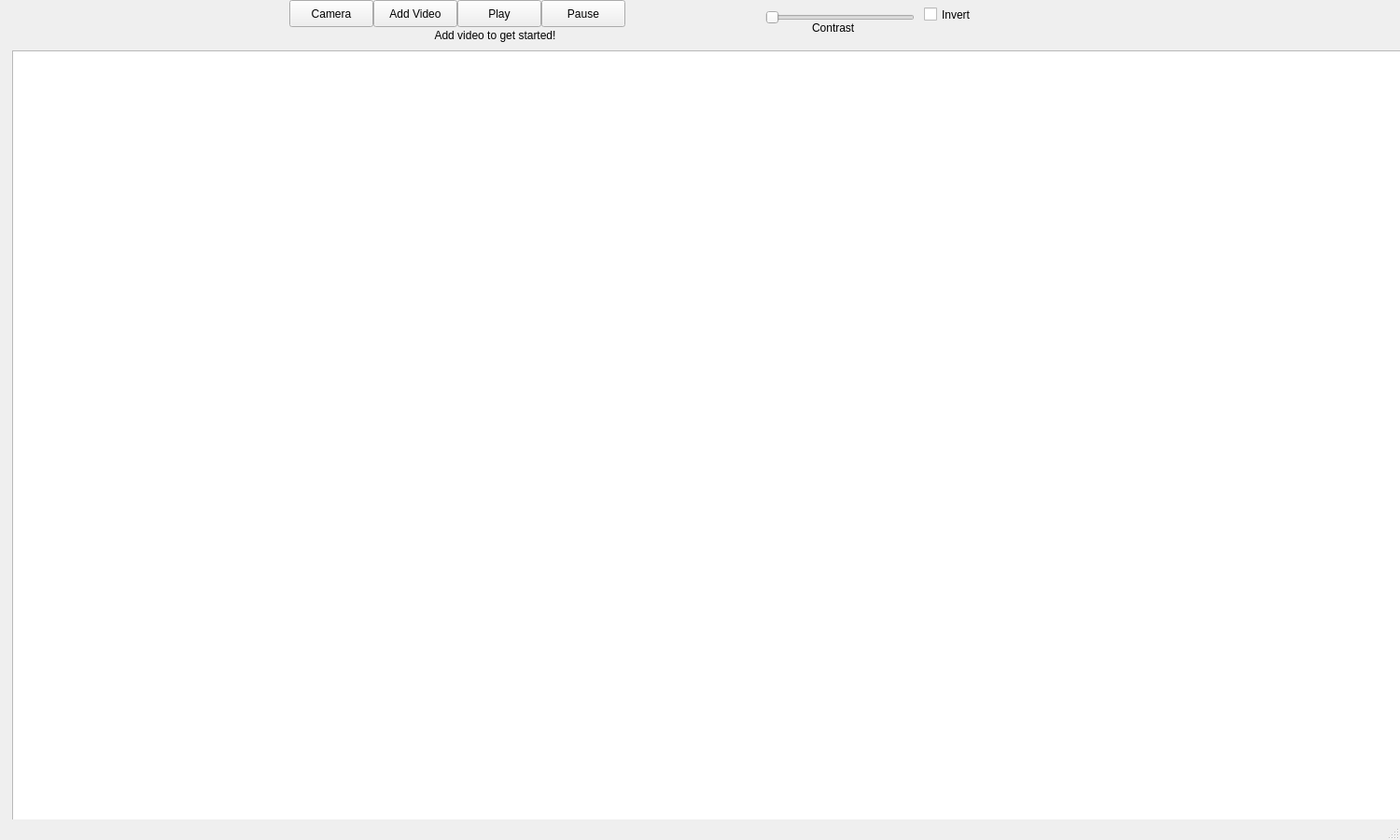
<?xml version="1.0" encoding="UTF-8"?>
<ui version="4.0">
 <class>MainWindow</class>
 <widget class="QMainWindow" name="MainWindow">
  <property name="geometry">
   <rect>
    <x>0</x>
    <y>0</y>
    <width>1500</width>
    <height>900</height>
   </rect>
  </property>
  <property name="windowTitle">
   <string>MainWindow</string>
  </property>
  <widget class="QWidget" name="centralwidget">
   <widget class="QLabel" name="label">
    <property name="geometry">
     <rect>
      <x>150</x>
      <y>30</y>
      <width>761</width>
      <height>16</height>
     </rect>
    </property>
    <property name="text">
     <string>Add video to get started!</string>
    </property>
    <property name="alignment">
     <set>Qt::AlignmentFlag::AlignCenter</set>
    </property>
   </widget>
   <widget class="QPushButton" name="pushButton">
    <property name="geometry">
     <rect>
      <x>490</x>
      <y>0</y>
      <width>90</width>
      <height>29</height>
     </rect>
    </property>
    <property name="text">
     <string>Play</string>
    </property>
   </widget>
   <widget class="QPlainTextEdit" name="textAscii">
    <property name="geometry">
     <rect>
      <x>13</x>
      <y>54</y>
      <width>1500</width>
      <height>900</height>
     </rect>
    </property>
    <property name="font">
     <font>
      <family>Consolas</family>
      <pointsize>4</pointsize>
     </font>
    </property>
    <property name="undoRedoEnabled">
     <bool>false</bool>
    </property>
    <property name="readOnly">
     <bool>true</bool>
    </property>
    <property name="textInteractionFlags">
     <set>Qt::TextInteractionFlag::NoTextInteraction</set>
    </property>
   </widget>
   <widget class="QPushButton" name="pushButton_2">
    <property name="geometry">
     <rect>
      <x>400</x>
      <y>0</y>
      <width>90</width>
      <height>29</height>
     </rect>
    </property>
    <property name="text">
     <string>Add Video</string>
    </property>
   </widget>
   <widget class="QCheckBox" name="checkBoxInvert">
    <property name="geometry">
     <rect>
      <x>990</x>
      <y>0</y>
      <width>92</width>
      <height>31</height>
     </rect>
    </property>
    <property name="font">
     <font>
      <bold>false</bold>
     </font>
    </property>
    <property name="text">
     <string>Invert</string>
    </property>
    <property name="tristate">
     <bool>false</bool>
    </property>
   </widget>
   <widget class="QPushButton" name="pushButton_3">
    <property name="geometry">
     <rect>
      <x>580</x>
      <y>0</y>
      <width>90</width>
      <height>29</height>
     </rect>
    </property>
    <property name="text">
     <string>Pause</string>
    </property>
   </widget>
   <widget class="QPushButton" name="Camera">
    <property name="geometry">
     <rect>
      <x>310</x>
      <y>0</y>
      <width>90</width>
      <height>29</height>
     </rect>
    </property>
    <property name="text">
     <string>Camera</string>
    </property>
   </widget>
   <widget class="QSlider" name="ContrastSlider">
    <property name="geometry">
     <rect>
      <x>820</x>
      <y>10</y>
      <width>160</width>
      <height>18</height>
     </rect>
    </property>
    <property name="orientation">
     <enum>Qt::Orientation::Horizontal</enum>
    </property>
   </widget>
   <widget class="QLabel" name="ContrastLabel">
    <property name="geometry">
     <rect>
      <x>870</x>
      <y>20</y>
      <width>63</width>
      <height>20</height>
     </rect>
    </property>
    <property name="text">
     <string>Contrast</string>
    </property>
   </widget>
  </widget>
  <widget class="QMenuBar" name="menubar">
   <property name="geometry">
    <rect>
     <x>0</x>
     <y>0</y>
     <width>1500</width>
     <height>25</height>
    </rect>
   </property>
  </widget>
  <widget class="QStatusBar" name="statusbar"/>
 </widget>
 <resources/>
 <connections/>
</ui>
